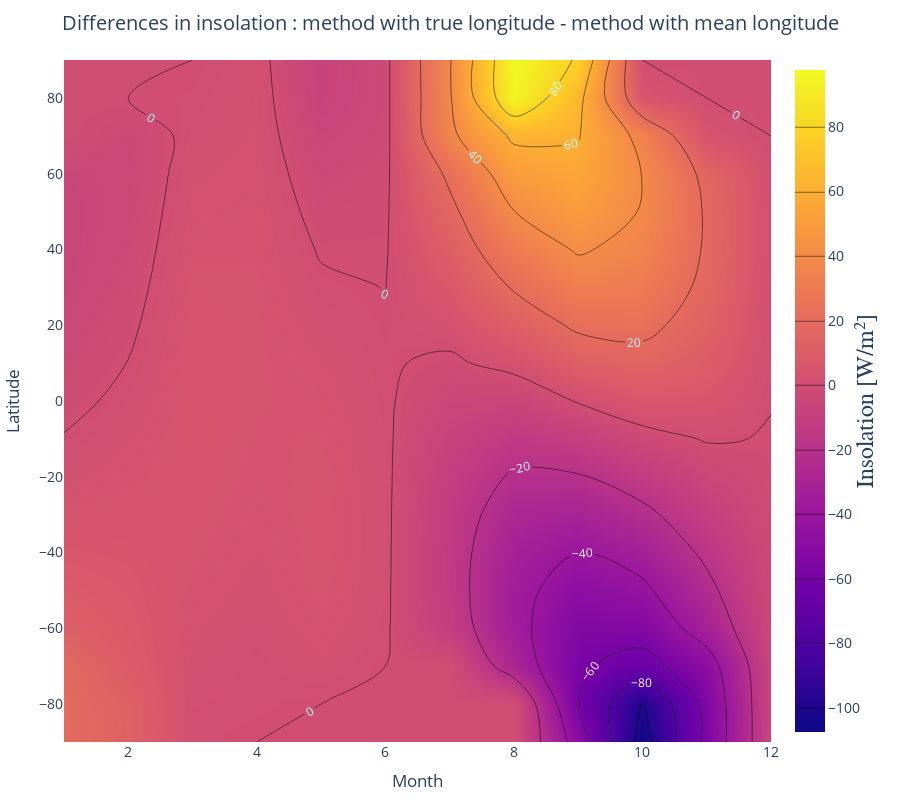

The notebook cell saved with this chart:
### Code cell
INS_diff_meth = INS_diff_trl - INS_diff_cal


cont_INS_diff_meth = plot(contour(x=month, y=lat, z=INS_diff_meth,
        line_smoothing=0.99, contours_coloring="heatmap",
        contours=attr(coloring="heatmap", showlabels=true, labelfont=attr(size=12, color="white")),
        colorbar=attr(title="Insolation [W/m²]", titleside="right", titlefont=attr(size=24, family="Arial, sans-serif")), size=(900, 500)),
    Layout(width=900, height=800, xaxis_title="Month", yaxis_title="Latitude",
        title=attr(text="Differences in insolation : method with true longitude - method with mean longitude", y=0.98, x=0.5, xanchor="center", yanchor="top"), font=attr(size=14)))

### Figure 1 — Plotly figure (JSON) as saved in the notebook; plotly's stock layout.template omitted (floating-point values rounded to 4 significant figures; data arrays with more than 128 entries replaced by an {"elided": "..."} marker saying what was removed)
{"data": [{"colorbar": {"title": "Insolation [W/m²]", "titlefont": {"family": "Arial, sans-serif", "size": 24}, "titleside": "right"}, "contours": {"coloring": "heatmap", "labelfont": {"color": "white", "size": 12}, "showlabels": true}, "line": {"smoothing": 0.99}, "size": [900, 500], "transpose": true, "type": "contour", "x": [1, 2, 3, 4, 5, 6, 7, 8, 9, 10, 11, 12], "y": [90, 80, 70, 60, 50, 40, 30, 20, 10, 0, -10, -20, -30, -40, -50, -60, -70, -80, -90], "z": {"elided": "12x19 float values"}}], "layout": {"font": {"size": 14}, "height": 800, "margin": {"b": 50, "l": 50, "r": 50, "t": 60}, "title": {"text": "Differences in insolation : method with true longitude - method with mean longitude", "x": 0.5, "xanchor": "center", "y": 0.98, "yanchor": "top"}, "width": 900, "xaxis": {"title": {"text": "Month"}}, "yaxis": {"title": {"text": "Latitude"}}}}
